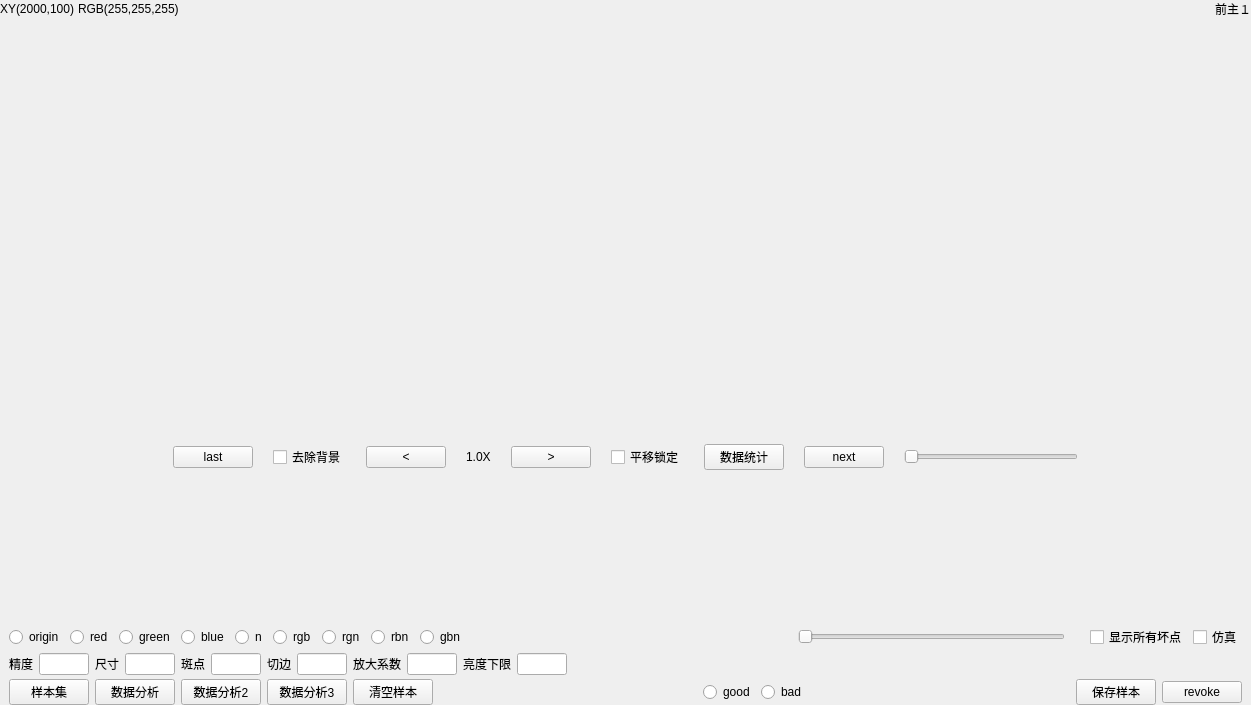
<?xml version="1.0" encoding="UTF-8"?>
<ui version="4.0">
 <class>ImageWidget</class>
 <widget class="QWidget" name="ImageWidget">
  <property name="geometry">
   <rect>
    <x>0</x>
    <y>0</y>
    <width>1251</width>
    <height>705</height>
   </rect>
  </property>
  <property name="windowTitle">
   <string notr="true">Form</string>
  </property>
  <layout class="QVBoxLayout" name="verticalLayout_2">
   <property name="spacing">
    <number>0</number>
   </property>
   <property name="leftMargin">
    <number>0</number>
   </property>
   <property name="topMargin">
    <number>0</number>
   </property>
   <property name="rightMargin">
    <number>0</number>
   </property>
   <property name="bottomMargin">
    <number>0</number>
   </property>
   <item>
    <layout class="QVBoxLayout" name="verticalLayout">
     <property name="spacing">
      <number>4</number>
     </property>
     <item>
      <layout class="QGridLayout" name="gridLayout_2">
       <property name="bottomMargin">
        <number>0</number>
       </property>
       <property name="verticalSpacing">
        <number>0</number>
       </property>
       <item row="0" column="0">
        <widget class="QLabel" name="pos_press">
         <property name="text">
          <string notr="true">XY(2000,100)</string>
         </property>
        </widget>
       </item>
       <item row="0" column="1">
        <widget class="QLabel" name="rgblabel">
         <property name="text">
          <string notr="true">RGB(255,255,255)</string>
         </property>
        </widget>
       </item>
       <item row="0" column="2">
        <spacer name="horizontalSpacer">
         <property name="orientation">
          <enum>Qt::Horizontal</enum>
         </property>
         <property name="sizeHint" stdset="0">
          <size>
           <width>40</width>
           <height>0</height>
          </size>
         </property>
        </spacer>
       </item>
       <item row="0" column="3">
        <widget class="QLabel" name="namelabel">
         <property name="text">
          <string notr="true">前主１</string>
         </property>
        </widget>
       </item>
      </layout>
     </item>
     <item>
      <widget class="QLabel" name="imageLabel">
       <property name="minimumSize">
        <size>
         <width>0</width>
         <height>416</height>
        </size>
       </property>
       <property name="maximumSize">
        <size>
         <width>16777215</width>
         <height>416</height>
        </size>
       </property>
       <property name="text">
        <string notr="true"/>
       </property>
      </widget>
     </item>
     <item>
      <layout class="QHBoxLayout" name="horizontalLayout">
       <property name="spacing">
        <number>20</number>
       </property>
       <property name="topMargin">
        <number>2</number>
       </property>
       <item>
        <spacer name="horizontalSpacer_6">
         <property name="orientation">
          <enum>Qt::Horizontal</enum>
         </property>
         <property name="sizeHint" stdset="0">
          <size>
           <width>40</width>
           <height>10</height>
          </size>
         </property>
        </spacer>
       </item>
       <item>
        <widget class="QPushButton" name="lastPicBtn">
         <property name="text">
          <string notr="true">last</string>
         </property>
        </widget>
       </item>
       <item>
        <widget class="QCheckBox" name="checkBox_No_Bg">
         <property name="text">
          <string notr="true">去除背景</string>
         </property>
        </widget>
       </item>
       <item>
        <widget class="QPushButton" name="reduce">
         <property name="text">
          <string notr="true">&lt;</string>
         </property>
        </widget>
       </item>
       <item>
        <widget class="QLabel" name="label_zoom">
         <property name="text">
          <string notr="true">1.0X</string>
         </property>
        </widget>
       </item>
       <item>
        <widget class="QPushButton" name="enlarge">
         <property name="text">
          <string notr="true">&gt;</string>
         </property>
        </widget>
       </item>
       <item>
        <widget class="QCheckBox" name="checkBox">
         <property name="text">
          <string notr="true">平移锁定</string>
         </property>
        </widget>
       </item>
       <item>
        <widget class="QPushButton" name="pushButton">
         <property name="text">
          <string>数据统计</string>
         </property>
        </widget>
       </item>
       <item>
        <widget class="QPushButton" name="nextPicBtn">
         <property name="text">
          <string notr="true">next</string>
         </property>
        </widget>
       </item>
       <item>
        <widget class="QSlider" name="horizontalSlider">
         <property name="orientation">
          <enum>Qt::Horizontal</enum>
         </property>
        </widget>
       </item>
       <item>
        <spacer name="horizontalSpacer_4">
         <property name="orientation">
          <enum>Qt::Horizontal</enum>
         </property>
         <property name="sizeHint" stdset="0">
          <size>
           <width>40</width>
           <height>10</height>
          </size>
         </property>
        </spacer>
       </item>
      </layout>
     </item>
     <item>
      <spacer name="verticalSpacer">
       <property name="orientation">
        <enum>Qt::Vertical</enum>
       </property>
       <property name="sizeHint" stdset="0">
        <size>
         <width>20</width>
         <height>10</height>
        </size>
       </property>
      </spacer>
     </item>
    </layout>
   </item>
   <item>
    <widget class="QWidget" name="widget_3" native="true">
     <property name="minimumSize">
      <size>
       <width>0</width>
       <height>0</height>
      </size>
     </property>
     <layout class="QGridLayout" name="gridLayout_4">
      <property name="topMargin">
       <number>0</number>
      </property>
      <property name="bottomMargin">
       <number>2</number>
      </property>
      <property name="verticalSpacing">
       <number>7</number>
      </property>
      <item row="0" column="8">
       <widget class="QRadioButton" name="radioBtn_rbn">
        <property name="text">
         <string notr="true">rbn</string>
        </property>
       </widget>
      </item>
      <item row="0" column="4">
       <widget class="QRadioButton" name="radioBtn_b">
        <property name="text">
         <string notr="true">blue</string>
        </property>
       </widget>
      </item>
      <item row="0" column="14">
       <widget class="QCheckBox" name="checkBox_2">
        <property name="text">
         <string notr="true">显示所有坏点</string>
        </property>
       </widget>
      </item>
      <item row="0" column="7">
       <widget class="QRadioButton" name="radioBtn_rgn">
        <property name="text">
         <string notr="true">rgn</string>
        </property>
       </widget>
      </item>
      <item row="0" column="10">
       <spacer name="horizontalSpacer_2">
        <property name="orientation">
         <enum>Qt::Horizontal</enum>
        </property>
        <property name="sizeHint" stdset="0">
         <size>
          <width>326</width>
          <height>0</height>
         </size>
        </property>
       </spacer>
      </item>
      <item row="0" column="15">
       <widget class="QCheckBox" name="simulateCheckBox">
        <property name="text">
         <string notr="true">仿真</string>
        </property>
       </widget>
      </item>
      <item row="0" column="9">
       <widget class="QRadioButton" name="radioBtn_gbn">
        <property name="text">
         <string notr="true">gbn</string>
        </property>
       </widget>
      </item>
      <item row="0" column="0">
       <widget class="QRadioButton" name="radioBtn_origin">
        <property name="text">
         <string notr="true">origin</string>
        </property>
       </widget>
      </item>
      <item row="0" column="5">
       <widget class="QRadioButton" name="radioBtn_n">
        <property name="text">
         <string notr="true">n</string>
        </property>
       </widget>
      </item>
      <item row="0" column="3">
       <widget class="QRadioButton" name="radioBtn_g">
        <property name="text">
         <string notr="true">green</string>
        </property>
       </widget>
      </item>
      <item row="0" column="2">
       <widget class="QRadioButton" name="radioBtn_r">
        <property name="text">
         <string notr="true">red</string>
        </property>
       </widget>
      </item>
      <item row="0" column="6">
       <widget class="QRadioButton" name="radioBtn_rgb">
        <property name="text">
         <string notr="true">rgb</string>
        </property>
       </widget>
      </item>
      <item row="0" column="11">
       <widget class="QSlider" name="m_saturationSlider">
        <property name="minimumSize">
         <size>
          <width>200</width>
          <height>0</height>
         </size>
        </property>
        <property name="orientation">
         <enum>Qt::Horizontal</enum>
        </property>
        <property name="tickPosition">
         <enum>QSlider::NoTicks</enum>
        </property>
       </widget>
      </item>
      <item row="0" column="13">
       <widget class="QLabel" name="m_saturationValue">
        <property name="text">
         <string/>
        </property>
       </widget>
      </item>
      <item row="0" column="12">
       <widget class="SetEditValueWidget" name="m_saturationWidget" native="true"/>
      </item>
     </layout>
    </widget>
   </item>
   <item>
    <widget class="QWidget" name="widget_2" native="true">
     <layout class="QGridLayout" name="gridLayout">
      <property name="topMargin">
       <number>2</number>
      </property>
      <property name="bottomMargin">
       <number>2</number>
      </property>
      <item row="0" column="4">
       <widget class="QLabel" name="svmPerLabel">
        <property name="text">
         <string>斑点</string>
        </property>
       </widget>
      </item>
      <item row="0" column="1">
       <widget class="myLineEdit" name="svmSensEdit">
        <property name="maximumSize">
         <size>
          <width>50</width>
          <height>16777215</height>
         </size>
        </property>
       </widget>
      </item>
      <item row="0" column="2">
       <widget class="QLabel" name="svmRowLabel">
        <property name="text">
         <string>尺寸</string>
        </property>
       </widget>
      </item>
      <item row="0" column="6">
       <widget class="QLabel" name="svmCutLabel">
        <property name="text">
         <string>切边</string>
        </property>
       </widget>
      </item>
      <item row="0" column="9">
       <widget class="myLineEdit" name="svmExpandEdit">
        <property name="maximumSize">
         <size>
          <width>50</width>
          <height>16777215</height>
         </size>
        </property>
       </widget>
      </item>
      <item row="0" column="11">
       <widget class="myLineEdit" name="svmBrightLimitEdit">
        <property name="maximumSize">
         <size>
          <width>50</width>
          <height>16777215</height>
         </size>
        </property>
       </widget>
      </item>
      <item row="0" column="3">
       <widget class="myLineEdit" name="svmRowEdit">
        <property name="minimumSize">
         <size>
          <width>50</width>
          <height>0</height>
         </size>
        </property>
        <property name="maximumSize">
         <size>
          <width>50</width>
          <height>16777215</height>
         </size>
        </property>
       </widget>
      </item>
      <item row="0" column="7">
       <widget class="myLineEdit" name="svmCutEdit">
        <property name="maximumSize">
         <size>
          <width>50</width>
          <height>16777215</height>
         </size>
        </property>
       </widget>
      </item>
      <item row="0" column="0">
       <widget class="QLabel" name="svmSensLabel">
        <property name="text">
         <string>精度</string>
        </property>
       </widget>
      </item>
      <item row="0" column="8">
       <widget class="QLabel" name="svmExpandLabel">
        <property name="text">
         <string>放大系数</string>
        </property>
       </widget>
      </item>
      <item row="0" column="5">
       <widget class="myLineEdit" name="svmPerEdit">
        <property name="maximumSize">
         <size>
          <width>50</width>
          <height>16777215</height>
         </size>
        </property>
       </widget>
      </item>
      <item row="0" column="12">
       <spacer name="horizontalSpacer_3">
        <property name="orientation">
         <enum>Qt::Horizontal</enum>
        </property>
        <property name="sizeType">
         <enum>QSizePolicy::Expanding</enum>
        </property>
        <property name="sizeHint" stdset="0">
         <size>
          <width>568</width>
          <height>0</height>
         </size>
        </property>
       </spacer>
      </item>
      <item row="0" column="10">
       <widget class="QLabel" name="svmBrightLimitLabel">
        <property name="text">
         <string>亮度下限</string>
        </property>
       </widget>
      </item>
     </layout>
    </widget>
   </item>
   <item>
    <widget class="QWidget" name="widget" native="true">
     <property name="minimumSize">
      <size>
       <width>0</width>
       <height>20</height>
      </size>
     </property>
     <layout class="QGridLayout" name="gridLayout_3">
      <property name="topMargin">
       <number>2</number>
      </property>
      <property name="bottomMargin">
       <number>0</number>
      </property>
      <item row="0" column="4">
       <widget class="QPushButton" name="cleanSampleBtn">
        <property name="text">
         <string notr="true">清空样本</string>
        </property>
       </widget>
      </item>
      <item row="0" column="5">
       <spacer name="horizontalSpacer_8">
        <property name="orientation">
         <enum>Qt::Horizontal</enum>
        </property>
        <property name="sizeHint" stdset="0">
         <size>
          <width>167</width>
          <height>0</height>
         </size>
        </property>
       </spacer>
      </item>
      <item row="0" column="2">
       <widget class="QPushButton" name="imgDataBtn_2">
        <property name="text">
         <string notr="true">数据分析2</string>
        </property>
       </widget>
      </item>
      <item row="0" column="1">
       <widget class="QPushButton" name="imgDataBtn">
        <property name="text">
         <string notr="true">数据分析</string>
        </property>
       </widget>
      </item>
      <item row="0" column="3">
       <widget class="QPushButton" name="imgDataBtn_3">
        <property name="text">
         <string notr="true">数据分析3</string>
        </property>
       </widget>
      </item>
      <item row="0" column="9">
       <widget class="QPushButton" name="saveSampleBtn">
        <property name="text">
         <string notr="true">保存样本</string>
        </property>
       </widget>
      </item>
      <item row="0" column="6">
       <widget class="QRadioButton" name="goodTypeBtn">
        <property name="text">
         <string notr="true">good</string>
        </property>
       </widget>
      </item>
      <item row="0" column="7">
       <widget class="QRadioButton" name="badTypeBtn">
        <property name="text">
         <string notr="true">bad</string>
        </property>
       </widget>
      </item>
      <item row="0" column="8">
       <spacer name="horizontalSpacer_9">
        <property name="orientation">
         <enum>Qt::Horizontal</enum>
        </property>
        <property name="sizeHint" stdset="0">
         <size>
          <width>167</width>
          <height>0</height>
         </size>
        </property>
       </spacer>
      </item>
      <item row="0" column="10">
       <widget class="QPushButton" name="revokeBtn">
        <property name="text">
         <string notr="true">revoke</string>
        </property>
       </widget>
      </item>
      <item row="0" column="0">
       <widget class="QPushButton" name="sampleClassBtn">
        <property name="text">
         <string notr="true">样本集</string>
        </property>
       </widget>
      </item>
     </layout>
    </widget>
   </item>
  </layout>
 </widget>
 <customwidgets>
  <customwidget>
   <class>myLineEdit</class>
   <extends>QLineEdit</extends>
   <header location="global">mysortwidget/mylineedit.h</header>
  </customwidget>
  <customwidget>
   <class>SetEditValueWidget</class>
   <extends>QWidget</extends>
   <header location="global">mysortwidget/seteditvaluewidget.h</header>
   <container>1</container>
  </customwidget>
 </customwidgets>
 <resources/>
 <connections/>
</ui>
